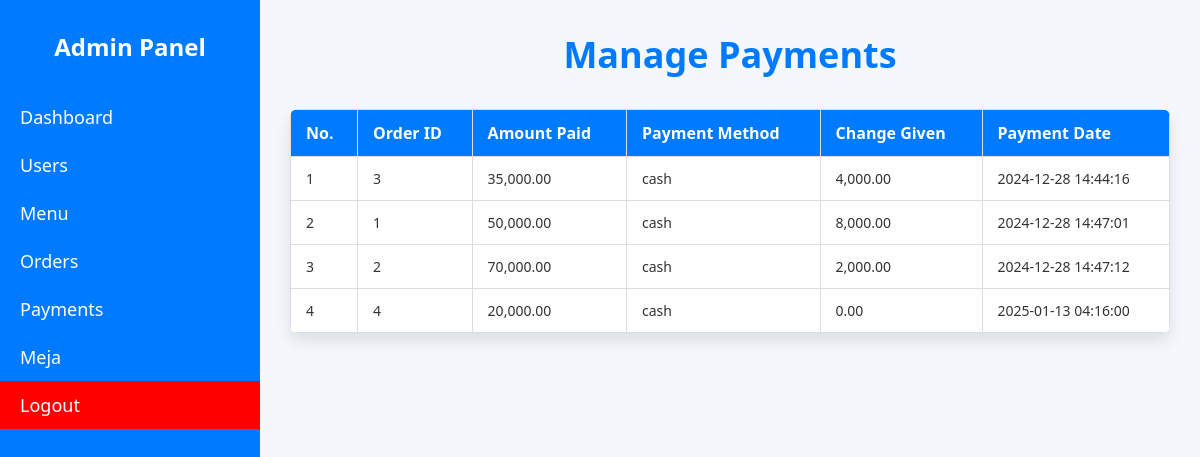
The page /pages/admin/payment/payment.php (signed in) on the database its author committed.
### tables this page shows
CREATE TABLE `payments` (
  `id` int(11) NOT NULL,
  `order_id` int(11) NOT NULL,
  `amount_paid` decimal(10,2) NOT NULL,
  `change_given` decimal(10,2) DEFAULT 0.00,
  `payment_method` enum('cash','card','other') NOT NULL,
  `created_at` timestamp NULL DEFAULT current_timestamp()
);

### pages/admin/payment/payment.php (the view, shortened to what this page needs)
<?php
include_once('../../../includes/db.php');
$sql = 'SELECT * FROM payments';
$result = mysqli_query($conn, $sql);
?>
<!DOCTYPE html>
<html lang="en">
<head>
</head>
<body>
    <div class="container">
        <div class="sidebar">
            <h2>Admin Panel</h2>
            <a href="../dashboard.php">Dashboard</a>
            <a href="../users/users.php">Users</a>
            <a href="../menu/menu.php">Menu</a>
            <a href="../order/orders.php">Orders</a>
            <a href="payment.php">Payments</a>
            <a href="../meja/meja.php">Meja</a>
            <a href="../../logout.php"  style="color: white; background-color: red; ">Logout</a>
        </div>
        <div class="content">
            <h1>Manage Payments</h1>
            <table>
                <thead>
                    <tr>
                        <th>No.</th>
                        <th>Order ID</th>
                        <th>Amount Paid</th>
                        <th>Payment Method</th>
                        <th>Change Given</th>
                        <th>Payment Date</th>
                    </tr>
                </thead>
                <tbody>
                    <?php
                    $iterationNumber = 1;
                    while ($row = mysqli_fetch_assoc($result)):
                    ?>
                        <tr>
                            <td><?php echo $iterationNumber++; ?></td>
                            <td><?php echo $row["order_id"]; ?></td>
                            <td><?php echo number_format($row["amount_paid"], 2); ?></td>
                            <td><?php echo $row["payment_method"]; ?></td>
                            <td><?php echo number_format($row["change_given"], 2); ?></td>
                            <td><?php echo $row["created_at"]; ?></td>
                        </tr>
                    <?php endwhile; ?>
                </tbody>
            </table>
        </div>
    </div>
</body>
</html>

### pages/admin/payment/payment.php (style rules this page uses)
* { margin: 0; padding: 0; box-sizing: border-box; }
body { font-family: 'Segoe UI', Tahoma, Geneva, Verdana, sans-serif; background-color: #f4f7fc; color: #333; padding: 0; margin: 0; display: flex; }
.container { display: flex; width: 100%; }
.sidebar { width: 260px; background-color: #007BFF; color: white; height: 100%; padding-top: 30px; position: fixed; transition: width 0.3s ease; z-index: 1000; }
.sidebar a { color: white; padding: 12px 20px; text-decoration: none; display: block; font-size: 18px; transition: background-color 0.3s ease; }
.sidebar h2 { text-align: center; font-size: 24px; margin-bottom: 30px; }
.content { margin-left: 260px; padding: 30px; width: 100%; }
h1 { color: #007BFF; text-align: center; margin-bottom: 30px; font-size: 36px; }
table { width: 100%; border-collapse: collapse; margin-bottom: 20px; box-shadow: 0 8px 16px rgba(0, 0, 0, 0.1); background-color: white; border-radius: 8px; overflow: hidden; }
th, td { padding: 12px 15px; text-align: left; border: 1px solid #ddd; }
th { background-color: #007BFF; color: white; font-size: 16px; }
td { background-color: #ffffff; font-size: 14px; }
tr:nth-child(even) { background-color: #f9f9f9; }

### rows shown on the page
payments: order "3", amount_paid "35,000.00", payment_method "cash", change_given "4,000.00", created_at "2024-12-28 14:44:16"
payments: order "1", amount_paid "50,000.00", payment_method "cash", change_given "8,000.00", created_at "2024-12-28 14:47:01"
payments: order "2", amount_paid "70,000.00", payment_method "cash", change_given "2,000.00", created_at "2024-12-28 14:47:12"
payments: order "4", amount_paid "20,000.00", payment_method "cash", change_given "0.00", created_at "2025-01-13 04:16:00"
